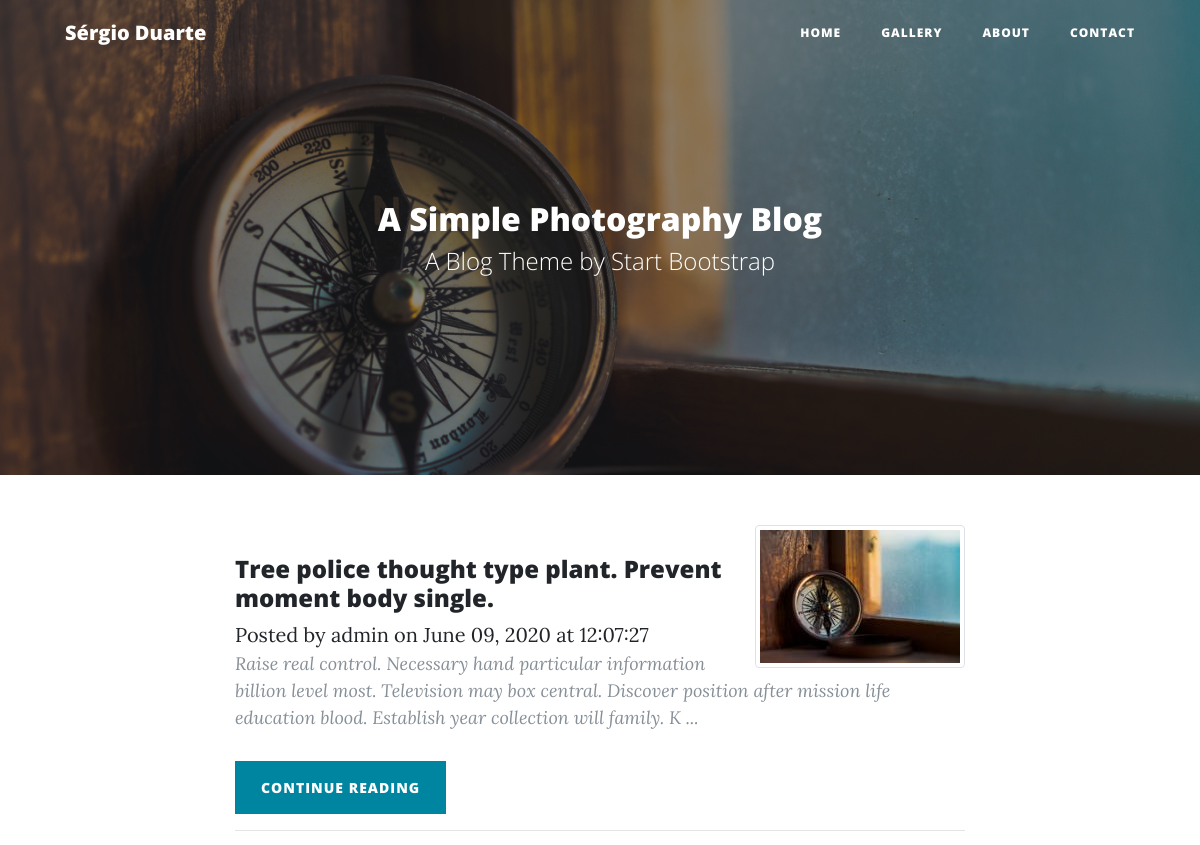
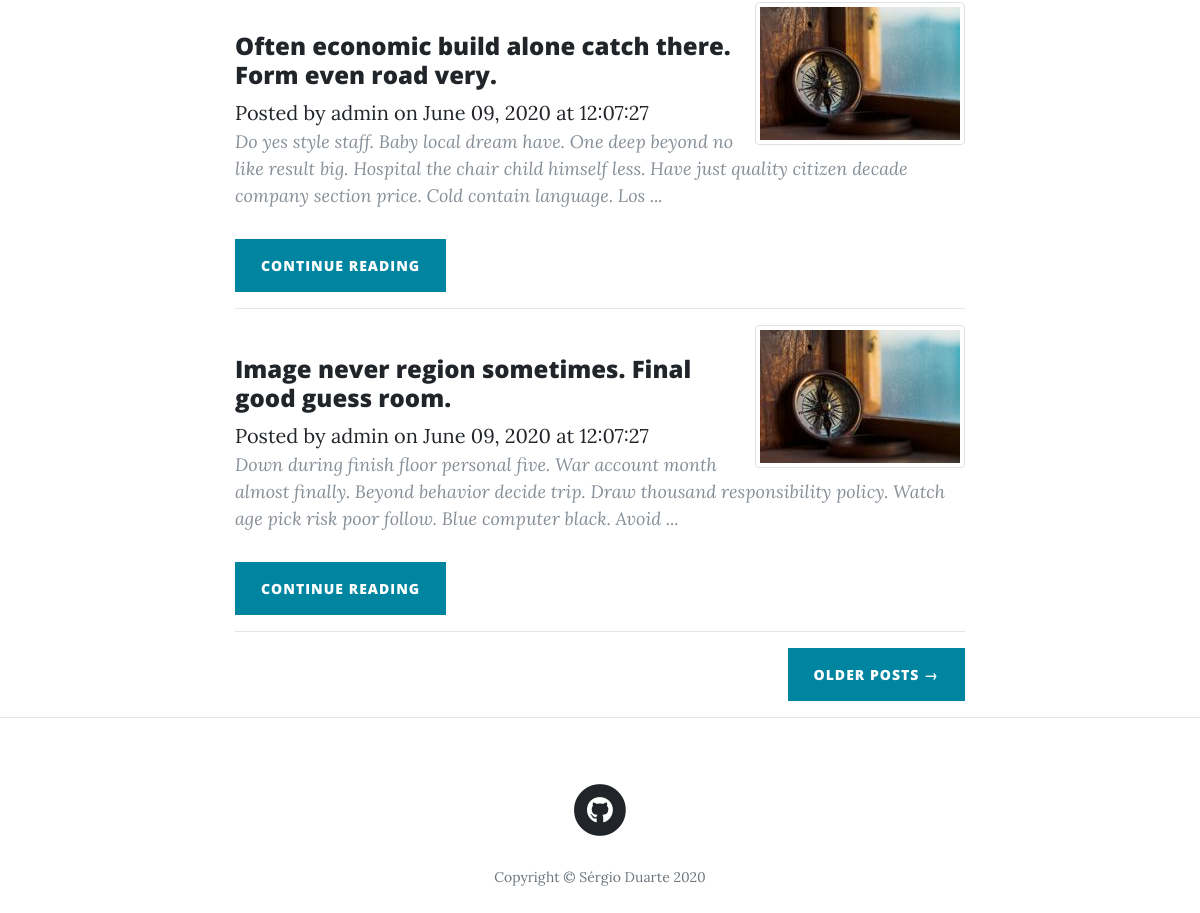
Before: / with the older database file (2 pictures, top to bottom).
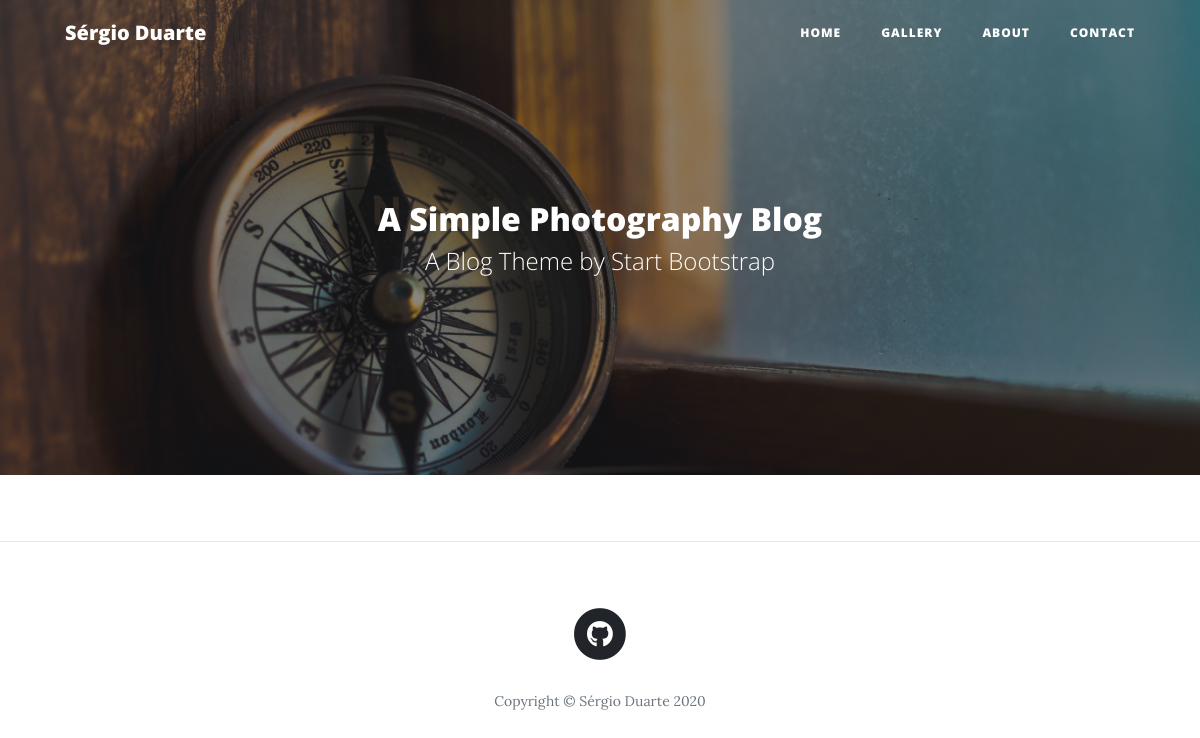
After: the same page with the newer database file.
### main/models.py (models this page shows, shortened)
class Post(db.Model):
    __tablename__ = 'posts'
    id = db.Column(db.Integer, primary_key=True)
    title = db.Column(db.String(256), nullable=True)
    author_id = db.Column(db.Integer, db.ForeignKey('users.id'))
    author = db.relationship('User',backref='post',uselist=False)
    created_on = db.Column(db.DateTime, nullable=True)
    updated_on = db.Column(db.DateTime, nullable=True)
    image_caption = db.Column(db.String(256), nullable=True, default='')
    image_uri = db.Column(db.String(256), nullable=True, default='')
    text_raw = db.Column(db.String, nullable=True)
    text_html = db.Column(db.Text, nullable=True)
    text_preview = db.Column(db.Text, nullable=True)

class User(UserMixin, db.Model):
    __tablename__ = 'users'
    posts = db.relationship('Post', backref='user')
    id = db.Column(db.Integer, primary_key=True)
    username = db.Column(db.String(64), unique=True, nullable=True)
    password_hash = db.Column(db.String(512), nullable=True)
    def __repr__(self):
        return '{}'.format(self.username)

### main/core/views.py (the view)
@core.route('/', methods=['POST','GET'])
def index():
    page = request.args.get('page', 1, type=int)
    posts = Post\
            .query\
            .filter_by(author_id=1)\
            .order_by(Post.created_on.desc()) \
            .paginate(page, 3, False)
    next_url = url_for('core.index', page=posts.next_num) \
        if posts.has_next else None
    prev_url = url_for('core.index', page=posts.prev_num) \
        if posts.has_prev else None
    return render_template('index.html', posts=posts,
                            next_url=next_url, prev_url=prev_url)

### main/core/templates/core/index.html (shortened to what this page needs)
{% extends "base.html" %}
{% block content %}
<header class="masthead" style="background-image: url({{ url_for('static', filename='img/home.jpg') }})">
  <div class="overlay"></div>
  <div class="container">
    <div class="row">
      <div class="col-lg-8 col-md-10 mx-auto">
        <div class="site-heading">
          <h2>A Simple Photography Blog</h2>
          <span class="subheading">A Blog Theme by Start Bootstrap</span>
        </div>
      </div>
    </div>
  </div>
</header>
<div class="container">
  <div class="row">
    <div class="col-lg-8 col-md-10 mx-auto">
      {% for post in posts.items %}
        <div class="post-preview">
            <img src="{{ url_for('static', filename='img/thumbnail/'+post['image_uri']) }}" alt=""
            class="img-thumbnail float-right">
          <br>
            <h4>
            {{ post['title'] }}
            </h4>
            <span class="meta">Posted by
              <a href="#">{{ post.author }}</a>
              on {{ post.created_on.strftime('%B %d, %Y at %H:%M:%S') }}
            </span>
              <p class="post-meta">
                {{ post['text_preview'] }} ...
              </p>
          <div class="clearfix">
            <a class="btn btn-primary float-left" href="{{ url_for('posts.view_post', id=post['id']) }}">
              Continue reading
            </a>
          </div>
            <hr>
        </div>
      {% endfor %}
      <div class="clearfix">
        {% if next_url %}
        <a class="btn btn-primary float-right" href="{{ next_url }}">Older Posts &rarr;</a>
        {% endif %}
      </div>
    </div>
  </div>
</div>
<hr>
{% endblock %}

### main/templates/base.html (shortened to what this page needs)
<html lang="en">
<head>
  <link rel="stylesheet" href="https://stackpath.bootstrapcdn.com/bootstrap/4.5.0/css/bootstrap.min.css">
  <link href="{{ url_for('static', filename='css/all.min.css')}}" rel="stylesheet" type="text/css">
  <link href="{{ url_for('static', filename='css/clean-blog.min.css')}}" rel="stylesheet">
</head>
<body>
  <nav class="navbar navbar-expand-lg navbar-light fixed-top" id="mainNav">
    <div class="container">
      <a class="navbar-brand" href="{{ url_for('core.index') }}">
        Sérgio Duarte
      </a>
      <div class="collapse navbar-collapse" id="navbarResponsive">
        <ul class="navbar-nav ml-auto">
          <li class="nav-item">
            <a class="nav-link" href="{{ url_for('core.index')}}">Home</a>
          </li>
          <li class="nav-item">
            <a class="nav-link" href="{{ url_for('gallery.view_gallery')}}">Gallery</a>
          </li>
          <li class="nav-item">
            <a class="nav-link" href="{{ url_for('core.about')}}">About</a>
          </li>
          <li class="nav-item">
            <a class="nav-link" href="{{ url_for('core.contact')}}">Contact</a>
          </li>
        </ul>
      </div>
    </div>
  </nav>
  {% block content %}
  {% endblock %}
  <footer>
    <div class="container">
      <div class="row">
        <div class="col-lg-8 col-md-10 mx-auto">
          <ul class="list-inline text-center">
            <li class="list-inline-item">
              <a href="https://github.com/SergioMCDuarte/">
                <span class="fa-stack fa-lg">
                  <i class="fas fa-circle fa-stack-2x"></i>
                  <i class="fab fa-github fa-stack-1x fa-inverse"></i>
                </span>
              </a>
            </li>
          </ul>
          <p class="copyright text-muted">Copyright &copy; Sérgio Duarte 2020</p>
        </div>
      </div>
    </div>
  </footer>
</body>

Changed rows visible on the page:
removed Post: image_uri (picture), title "Tree police thought type plant. Prevent moment body single.", author "admin", created_on "June 09, 2020 at 12:07:27", text_preview "Raise real control. Necessary hand particular information billion level most. Television may box central. Discover position after mission life education blood. Establish year collection will family. K"
removed Post: image_uri (picture), title "Often economic build alone catch there. Form even road very.", author "admin", created_on "June 09, 2020 at 12:07:27", text_preview "Do yes style staff. Baby local dream have. One deep beyond no like result big. Hospital the chair child himself less. Have just quality citizen decade company section price. Cold contain language. Los"
removed Post: image_uri (picture), title "Image never region sometimes. Final good guess room.", author "admin", created_on "June 09, 2020 at 12:07:27", text_preview "Down during finish floor personal five. War account month almost finally. Beyond behavior decide trip. Draw thousand responsibility policy. Watch age pick risk poor follow. Blue computer black. Avoid"
Other visible differences:
text no longer shown: "OLDER POSTS →"
